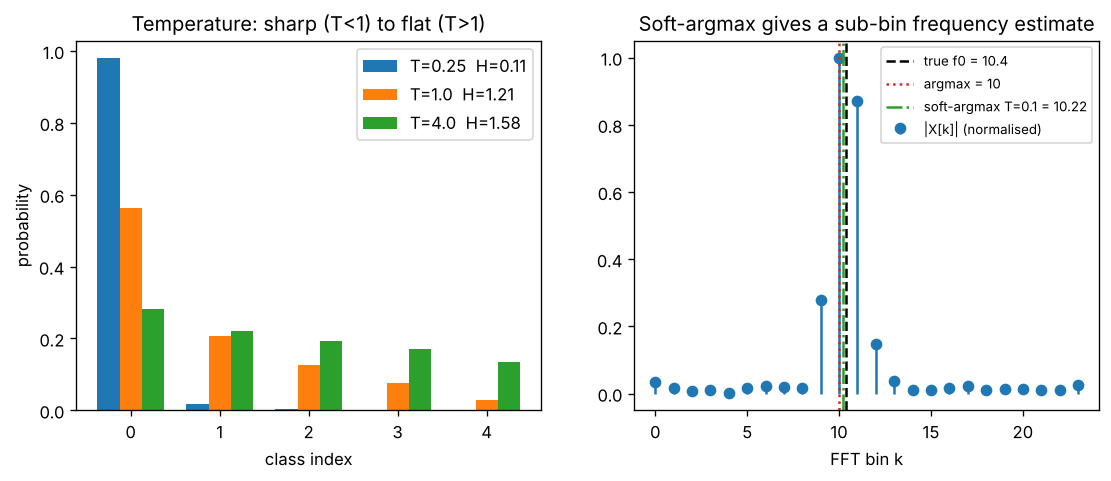

Source code (Python):
"""
Day 129 - Consolidation: the softmax / exponential-normalisation thread.

Left : softmax of fixed logits at several temperatures T (T->0 is argmax, T->inf is uniform),
       plus the entropy of each distribution.
Right: soft-argmax over an FFT magnitude spectrum. A tone at 10.4 bins falls between bins; hard argmax
       says 10, soft-argmax (softmax-weighted mean of bin index) recovers a sub-bin estimate.
"""
import numpy as np
import matplotlib.pyplot as plt

np.random.seed(42)

def softmax(z, T=1.0):
    z = np.asarray(z, dtype=float) / T
    z = z - z.max()                      # max-subtraction: the stability trick
    e = np.exp(z)
    return e / e.sum()

# ---- left: temperature sweep ----
logits = np.array([2.0, 1.0, 0.5, 0.0, -1.0])
temps = [0.25, 1.0, 4.0]
ent = {}
fig, ax = plt.subplots(1, 2, figsize=(11, 4))
w = 0.25
for i, T in enumerate(temps):
    p = softmax(logits, T)
    ent[T] = -(p * np.log(p + 1e-12)).sum()
    ax[0].bar(np.arange(5) + (i - 1) * w, p, w, label=f"T={T}  H={ent[T]:.2f}")
ax[0].set_xlabel("class index")
ax[0].set_ylabel("probability")
ax[0].set_title("Temperature: sharp (T<1) to flat (T>1)")
ax[0].legend()

# ---- right: soft-argmax on a spectrum ----
N = 64
f0 = 10.4
n = np.arange(N)
x = np.sin(2 * np.pi * f0 * n / N) + 0.05 * np.random.randn(N)
mag = np.abs(np.fft.rfft(x * np.hanning(N)))
bins = np.arange(len(mag))
hard = int(np.argmax(mag))
# normalise so the temperature is scale-free, then weight the bins
z = mag / mag.max()
soft = {}
for T in (0.05, 0.1, 0.3):
    p = softmax(z, T)
    soft[T] = float((p * bins).sum())
p_best = softmax(z, 0.05)
ax[1].stem(bins[:24], mag[:24] / mag.max(), linefmt="C0-", markerfmt="C0o", basefmt=" ", label="|X[k]| (normalised)")
ax[1].axvline(f0, color="k", ls="--", label=f"true f0 = {f0}")
ax[1].axvline(hard, color="C3", ls=":", label=f"argmax = {hard}")
ax[1].axvline(soft[0.1], color="C2", ls="-.", label=f"soft-argmax T=0.1 = {soft[0.1]:.2f}")
ax[1].set_xlabel("FFT bin k")
ax[1].set_title("Soft-argmax gives a sub-bin frequency estimate")
ax[1].legend(fontsize=8)

plt.savefig("graph_DAY_129.png", dpi=120, bbox_inches="tight")
print("entropy:", {k: round(v, 3) for k, v in ent.items()})
print("hard argmax:", hard, "soft:", {k: round(v, 3) for k, v in soft.items()})
